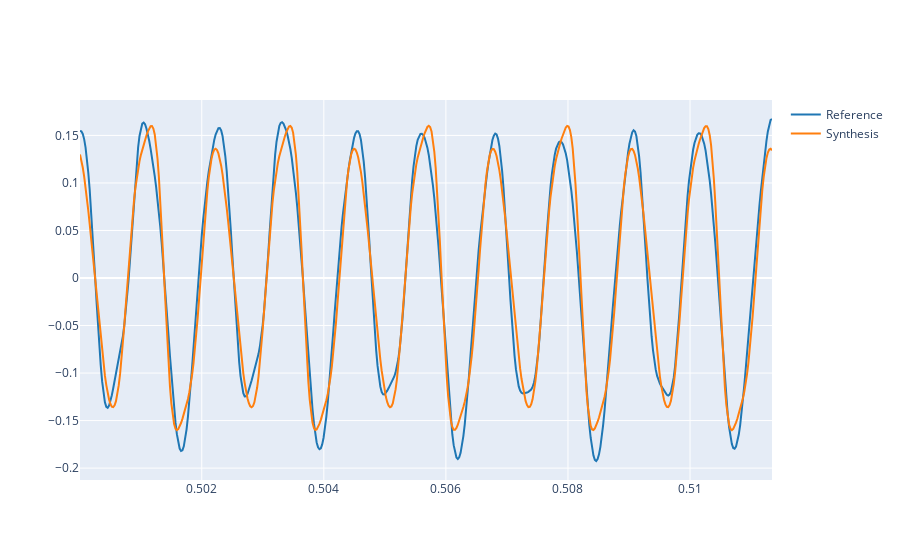

Write notebook code for a chart like this one.
### Markdown cell above
2.1. Use the `synthetize` function to generate a synthesis with the weights ($A_k$) found in 1.3 and the fundamental frequency and phases found in previous labs. Plot both the reference and the synthetize signal. Listen to the synthetize signal.

### Code cell
# Write the code here
y = synthesize(f0=440, phi=np.pi + 0.9, Ak=weights, t=np.arange(0, 2, 1.0/fs))

A0 = 0.16
T0 = 1/440
num_periods = 5
t_start = 0.5
t_end = t_start + T0*num_periods

y = A0 * (y / np.max(y))

plot_signals([ref, y], fs, t_start=t_start, t_end=t_end, name=['Reference', 'Synthesis'])

### Figure 1 — Plotly figure (JSON) as saved in the notebook; plotly's stock layout.template omitted (floating-point values rounded to 4 significant figures; data arrays with more than 128 entries replaced by an {"elided": "..."} marker saying what was removed)
{"data": [{"line": {"color": "#1f77b4", "shape": "linear"}, "mode": "lines", "name": "Reference", "type": "scatter", "x": {"elided": "501 float values"}, "y": {"elided": "501 float values"}}, {"line": {"color": "#ff7f0e", "shape": "linear"}, "mode": "lines", "name": "Synthesis", "type": "scatter", "x": {"elided": "501 float values"}, "y": {"elided": "501 float values"}}], "layout": {}}
